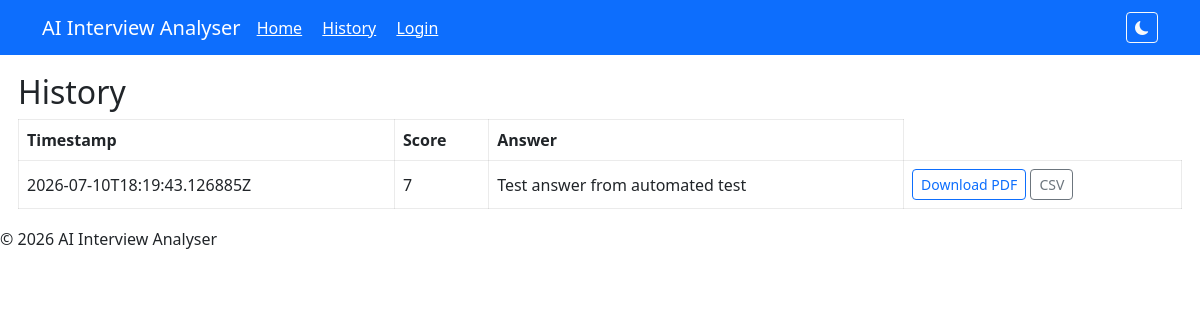
Screenshot of /history (signed in) with the database file from the repository.
### tables this page shows
CREATE TABLE analyses (
            id INTEGER PRIMARY KEY AUTOINCREMENT,
            user_id INTEGER,
            timestamp TEXT NOT NULL,
            answer TEXT NOT NULL,
            result TEXT NOT NULL,
            interview_type TEXT NOT NULL DEFAULT 'single',
            metadata TEXT NOT NULL DEFAULT '{}'
        );

### app.py (the view)
@app.route("/history")
@login_required
def history():
    analyses = get_user_analyses()
    chart_data = build_chart_data(analyses)
    return render_template(
        "history.html",
        analyses=analyses,
        LOGIN_ENABLED=LOGIN_ENABLED,
        current_user=current_user_name(),
        chart_data=chart_data,
    )

### app.py (called while the page is built)
@app.context_processor
def inject_datetime():
    return {"datetime": datetime}

def get_db() -> sqlite3.Connection:
    conn = sqlite3.connect(DB_PATH)
    conn.row_factory = sqlite3.Row
    return conn

def login_required(f):
    @wraps(f)
    def wrapper(*args, **kwargs):
        if LOGIN_ENABLED and not session.get("logged_in"):
            return redirect(url_for("login", next=request.path))
        return f(*args, **kwargs)
    return wrapper

def current_user_id() -> int | None:
    user_id = session.get("user_id")
    if user_id is None:
        return None
    return int(user_id)

def current_user_name() -> str:
    if session.get("username"):
        return str(session.get("username"))
    return "Guest"

def get_user_analyses(user_id: int | None = None) -> list[dict[str, Any]]:
    conn = get_db()
    user_id = user_id if user_id is not None else current_user_id()
    rows = conn.execute(
        "SELECT * FROM analyses WHERE (? IS NULL OR user_id = ?) ORDER BY id DESC",
        (user_id, user_id),
    ).fetchall()
    conn.close()
    analyses: list[dict[str, Any]] = []
    for row in rows:
        result = json.loads(row["result"]) if row["result"] else {}
        metadata = json.loads(row["metadata"]) if row["metadata"] else {}
        analyses.append(
            {
                "id": row["id"],
                "timestamp": row["timestamp"],
                "answer": row["answer"],
                "result": result,
                "interview_type": row["interview_type"],
                "metadata": metadata,
            }
        )
    return analyses

### templates/history.html (shortened to what this page needs)
{% extends "base.html" %}
{% block content %}
  <h2>History</h2>
  {% if analyses %}
    <table>
      <thead><tr><th>Timestamp</th><th>Score</th><th>Answer</th></tr></thead>
      <tbody>
      {% for a in analyses %}
        <tr>
          <td>{{ a.timestamp }}</td>
          <td>{{ a.result.score if a.result.score is defined else a.result.overall_score }}</td>
          <td>{{ a.answer[:120] }}</td>
          <td>
            <a class="btn btn-sm btn-outline-primary" href="{{ url_for('generate_report') }}?timestamp={{ a.timestamp }}">Download PDF</a>
            <a class="btn btn-sm btn-outline-secondary" href="{{ url_for('export_item_csv') }}?timestamp={{ a.timestamp }}">CSV</a>
          </td>
        </tr>
      {% endfor %}
      </tbody>
    </table>
  {% else %}
    <p>No history available.</p>
  {% endif %}
{% endblock %}

### static/css/style.css (style rules this page uses)
:root { --bg: #ffffff; --card: #ffffff; --muted: #6c757d; --text: #212529; --header-bg: #0d6efd; --accent: #0d6efd; }
body { font-family: Inter, Arial, sans-serif; margin: 0; padding: 0; background: var(--bg); color: var(--text); }
table { width: 100%; border-collapse: collapse; }
table th, table td { border: 1px solid rgba(0,0,0,0.08); padding: 8px; }

### rows the page displays
analyses: timestamp "2026-07-10T18:19:43.126885Z", result "7", answer "Test answer from automated test"
